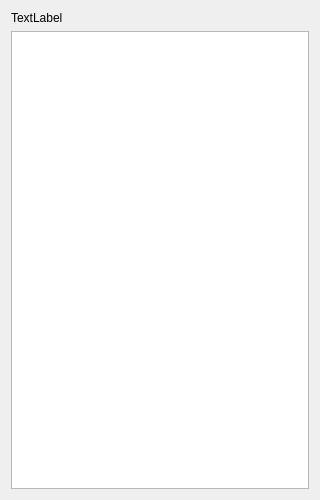
<?xml version="1.0" encoding="UTF-8"?>
<ui version="4.0">
 <class>Significancer</class>
 <widget class="QWidget" name="Significancer">
  <property name="geometry">
   <rect>
    <x>0</x>
    <y>0</y>
    <width>320</width>
    <height>500</height>
   </rect>
  </property>
  <property name="windowTitle">
   <string>影响力分析</string>
  </property>
  <layout class="QVBoxLayout" name="verticalLayout">
   <item>
    <widget class="QLabel" name="label">
     <property name="text">
      <string>TextLabel</string>
     </property>
    </widget>
   </item>
   <item>
    <widget class="QTableView" name="tableView"/>
   </item>
  </layout>
 </widget>
 <resources/>
 <connections/>
</ui>
